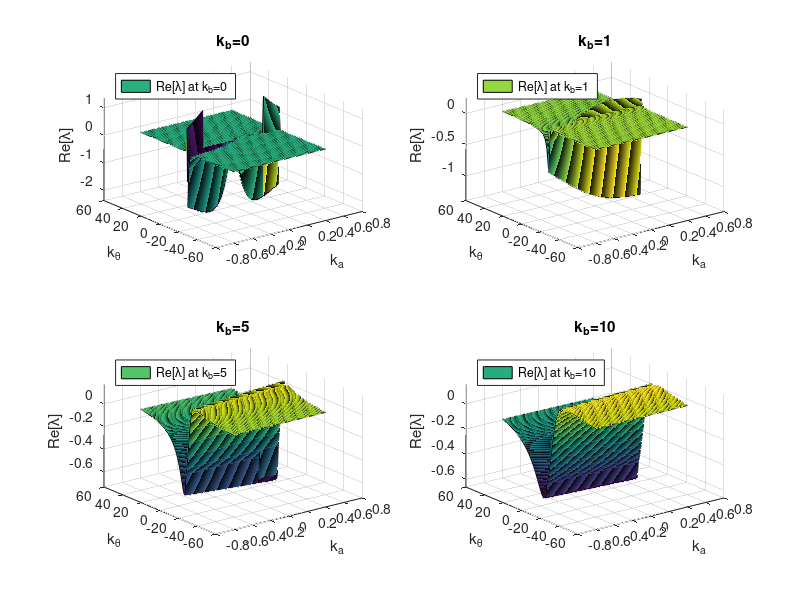

This chart was generated by the following MATLAB code:
clc
clear
% 用来算平凡解

%系数
% A=u_a^*
% B=\frac{1}{\rho\phi}
% C=\alpha
% D=k_a
% E=k_{\theta}
% F=k_b
% H=\frac{1}{h_2}
% X=\lambda - here is F
A=1;
B=1;
C=pi/6;

F=0;

G=1;

H=1;

%网格
L = 0.5;
x = linspace(-L,L,100);
y = linspace(-100*L,100*L,100);

[X,Y]=meshgrid(x,y);

%解的函数关系
UP=- ((F.^2 + Y.^2.*H.^2 + X.^2).*(real((- 8.*(F.^2 - sin(C).*F.*H.*1i + Y.^2.*H.^2 - cos(C).*X.*H.*1i + X.^2).*(2.*A.^2.*X.^2.*H.^2.*cos(C).^2 - 2.*A.^2.*X.^2.*F.^2 - 2.*Y.^4.*G.^2.*H.^4 - 2.*A.^2.*X.^4 + 4.*Y.^2.*G.^2.*H.^4.*cos(C).^2 + 4.*F.^2.*G.^2.*H.^2.*cos(C).^2 + 2.*X.^2.*G.^2.*H.^2.*sin(2.*C) + 2.*Y.^2.*G.^2.*H.^4.*sin(2.*C) + A.^2.*X.^3.*H.*cos(C).*4i - 2.*A.^2.*X.^2.*Y.^2.*H.^2 - 2.*X.^2.*Y.^2.*G.^2.*H.^2 - 2.*Y.^2.*F.^2.*G.^2.*H.^2 - 4.*A.*X.^3.*Y.*G.*H + X.*Y.^2.*G.^2.*H.^3.*cos(C).*4i - 4.*X.*F.*G.^2.*H.^2.*cos(C).^2 + Y.^2.*F.*G.^2.*H.^3.*cos(C).*4i + A.^2.*X.*F.*H.^2.*sin(2.*C) - 2.*X.*F.*G.^2.*H.^2.*sin(2.*C) - 4.*A.*X.*Y.^3.*G.*H.^3 + A.^2.*X.*F.^2.*H.*cos(C).*2i + A.^2.*X.^2.*F.*H.*sin(C).*2i + A.*X.^2.*Y.*G.*H.^2.*cos(C).*8i + 6.*A.*X.*Y.*G.*H.^3.*cos(C).^2 + A.*Y.*F.^2.*G.*H.^2.*cos(C).*2i + 2.*A.*X.*Y.*G.*H.^3.*sin(2.*C) + A.*Y.*F.*G.*H.^3.*sin(2.*C) - 4.*A.*X.*Y.*F.^2.*G.*H + A.*X.*Y.*F.*G.*H.^2.*cos(C).*4i + A.*X.*Y.*F.*G.*H.^2.*sin(C).*2i) + (A.*X.^3.*4i + A.*X.*F.^2.*4i + Y.^3.*G.*H.^3.*4i + A.*X.*Y.^2.*H.^2.*4i + 6.*A.*X.^2.*H.*cos(C) + 2.*A.*F.^2.*H.*cos(C) - A.*X.*H.^2.*cos(C).^2.*2i - Y.*G.*H.^3.*cos(C).^2.*4i - A.*F.*H.^2.*sin(2.*C).*1i - Y.*G.*H.^3.*sin(2.*C).*2i + X.^2.*Y.*G.*H.*4i + Y.*F.^2.*G.*H.*4i + 4.*A.*X.*F.*H.*sin(C) + 6.*X.*Y.*G.*H.^2.*cos(C) + 4.*Y.*F.*G.*H.^2.*cos(C) + 2.*Y.*F.*G.*H.^2.*sin(C)).^2).^(1./2))./2 + 3.*A.*X.^2.*H.*cos(C) + A.*F.^2.*H.*cos(C) + 2.*A.*X.*F.*H.*sin(C) + 3.*X.*Y.*G.*H.^2.*cos(C) + 2.*Y.*F.*G.*H.^2.*cos(C) + Y.*F.*G.*H.^2.*sin(C)))./(2.*((F.^2 + Y.^2.*H.^2 + X.^2).^2 + (X.*H.*cos(C) + F.*H.*sin(C)).^2)) + ((X.*H.*cos(C) + F.*H.*sin(C)).*(imag((- 8.*(F.^2 - sin(C).*F.*H.*1i + Y.^2.*H.^2 - cos(C).*X.*H.*1i + X.^2).*(2.*A.^2.*X.^2.*H.^2.*cos(C).^2 - 2.*A.^2.*X.^2.*F.^2 - 2.*Y.^4.*G.^2.*H.^4 - 2.*A.^2.*X.^4 + 4.*Y.^2.*G.^2.*H.^4.*cos(C).^2 + 4.*F.^2.*G.^2.*H.^2.*cos(C).^2 + 2.*X.^2.*G.^2.*H.^2.*sin(2.*C) + 2.*Y.^2.*G.^2.*H.^4.*sin(2.*C) + A.^2.*X.^3.*H.*cos(C).*4i - 2.*A.^2.*X.^2.*Y.^2.*H.^2 - 2.*X.^2.*Y.^2.*G.^2.*H.^2 - 2.*Y.^2.*F.^2.*G.^2.*H.^2 - 4.*A.*X.^3.*Y.*G.*H + X.*Y.^2.*G.^2.*H.^3.*cos(C).*4i - 4.*X.*F.*G.^2.*H.^2.*cos(C).^2 + Y.^2.*F.*G.^2.*H.^3.*cos(C).*4i + A.^2.*X.*F.*H.^2.*sin(2.*C) - 2.*X.*F.*G.^2.*H.^2.*sin(2.*C) - 4.*A.*X.*Y.^3.*G.*H.^3 + A.^2.*X.*F.^2.*H.*cos(C).*2i + A.^2.*X.^2.*F.*H.*sin(C).*2i + A.*X.^2.*Y.*G.*H.^2.*cos(C).*8i + 6.*A.*X.*Y.*G.*H.^3.*cos(C).^2 + A.*Y.*F.^2.*G.*H.^2.*cos(C).*2i + 2.*A.*X.*Y.*G.*H.^3.*sin(2.*C) + A.*Y.*F.*G.*H.^3.*sin(2.*C) - 4.*A.*X.*Y.*F.^2.*G.*H + A.*X.*Y.*F.*G.*H.^2.*cos(C).*4i + A.*X.*Y.*F.*G.*H.^2.*sin(C).*2i) + (A.*X.^3.*4i + A.*X.*F.^2.*4i + Y.^3.*G.*H.^3.*4i + A.*X.*Y.^2.*H.^2.*4i + 6.*A.*X.^2.*H.*cos(C) + 2.*A.*F.^2.*H.*cos(C) - A.*X.*H.^2.*cos(C).^2.*2i - Y.*G.*H.^3.*cos(C).^2.*4i - A.*F.*H.^2.*sin(2.*C).*1i - Y.*G.*H.^3.*sin(2.*C).*2i + X.^2.*Y.*G.*H.*4i + Y.*F.^2.*G.*H.*4i + 4.*A.*X.*F.*H.*sin(C) + 6.*X.*Y.*G.*H.^2.*cos(C) + 4.*Y.*F.*G.*H.^2.*cos(C) + 2.*Y.*F.*G.*H.^2.*sin(C)).^2).^(1./2))./2 + 2.*A.*X.^3 + 2.*A.*X.*F.^2 + 2.*Y.^3.*G.*H.^3 + 2.*A.*X.*Y.^2.*H.^2 - A.*X.*H.^2.*cos(C).^2 - 2.*Y.*G.*H.^3.*cos(C).^2 - (A.*F.*H.^2.*sin(2.*C))./2 - Y.*G.*H.^3.*sin(2.*C) + 2.*X.^2.*Y.*G.*H + 2.*Y.*F.^2.*G.*H))./(2.*((F.^2 + Y.^2.*H.^2 + X.^2).^2 + (X.*H.*cos(C) + F.*H.*sin(C)).^2));


%
subplot(2,2,1)
surf(X,Y,UP);

zlim([-inf,inf])

legend('Re[\lambda] at k_b=0','Location','northwest')

%colorbar;
xlabel('k_a')
ylabel('k_{\theta}')
zlabel('Re[\lambda]')
title('k_b=0')

%
F=1;

%解的函数关系
UP=- ((F.^2 + Y.^2.*H.^2 + X.^2).*(real((- 8.*(F.^2 - sin(C).*F.*H.*1i + Y.^2.*H.^2 - cos(C).*X.*H.*1i + X.^2).*(2.*A.^2.*X.^2.*H.^2.*cos(C).^2 - 2.*A.^2.*X.^2.*F.^2 - 2.*Y.^4.*G.^2.*H.^4 - 2.*A.^2.*X.^4 + 4.*Y.^2.*G.^2.*H.^4.*cos(C).^2 + 4.*F.^2.*G.^2.*H.^2.*cos(C).^2 + 2.*X.^2.*G.^2.*H.^2.*sin(2.*C) + 2.*Y.^2.*G.^2.*H.^4.*sin(2.*C) + A.^2.*X.^3.*H.*cos(C).*4i - 2.*A.^2.*X.^2.*Y.^2.*H.^2 - 2.*X.^2.*Y.^2.*G.^2.*H.^2 - 2.*Y.^2.*F.^2.*G.^2.*H.^2 - 4.*A.*X.^3.*Y.*G.*H + X.*Y.^2.*G.^2.*H.^3.*cos(C).*4i - 4.*X.*F.*G.^2.*H.^2.*cos(C).^2 + Y.^2.*F.*G.^2.*H.^3.*cos(C).*4i + A.^2.*X.*F.*H.^2.*sin(2.*C) - 2.*X.*F.*G.^2.*H.^2.*sin(2.*C) - 4.*A.*X.*Y.^3.*G.*H.^3 + A.^2.*X.*F.^2.*H.*cos(C).*2i + A.^2.*X.^2.*F.*H.*sin(C).*2i + A.*X.^2.*Y.*G.*H.^2.*cos(C).*8i + 6.*A.*X.*Y.*G.*H.^3.*cos(C).^2 + A.*Y.*F.^2.*G.*H.^2.*cos(C).*2i + 2.*A.*X.*Y.*G.*H.^3.*sin(2.*C) + A.*Y.*F.*G.*H.^3.*sin(2.*C) - 4.*A.*X.*Y.*F.^2.*G.*H + A.*X.*Y.*F.*G.*H.^2.*cos(C).*4i + A.*X.*Y.*F.*G.*H.^2.*sin(C).*2i) + (A.*X.^3.*4i + A.*X.*F.^2.*4i + Y.^3.*G.*H.^3.*4i + A.*X.*Y.^2.*H.^2.*4i + 6.*A.*X.^2.*H.*cos(C) + 2.*A.*F.^2.*H.*cos(C) - A.*X.*H.^2.*cos(C).^2.*2i - Y.*G.*H.^3.*cos(C).^2.*4i - A.*F.*H.^2.*sin(2.*C).*1i - Y.*G.*H.^3.*sin(2.*C).*2i + X.^2.*Y.*G.*H.*4i + Y.*F.^2.*G.*H.*4i + 4.*A.*X.*F.*H.*sin(C) + 6.*X.*Y.*G.*H.^2.*cos(C) + 4.*Y.*F.*G.*H.^2.*cos(C) + 2.*Y.*F.*G.*H.^2.*sin(C)).^2).^(1./2))./2 + 3.*A.*X.^2.*H.*cos(C) + A.*F.^2.*H.*cos(C) + 2.*A.*X.*F.*H.*sin(C) + 3.*X.*Y.*G.*H.^2.*cos(C) + 2.*Y.*F.*G.*H.^2.*cos(C) + Y.*F.*G.*H.^2.*sin(C)))./(2.*((F.^2 + Y.^2.*H.^2 + X.^2).^2 + (X.*H.*cos(C) + F.*H.*sin(C)).^2)) + ((X.*H.*cos(C) + F.*H.*sin(C)).*(imag((- 8.*(F.^2 - sin(C).*F.*H.*1i + Y.^2.*H.^2 - cos(C).*X.*H.*1i + X.^2).*(2.*A.^2.*X.^2.*H.^2.*cos(C).^2 - 2.*A.^2.*X.^2.*F.^2 - 2.*Y.^4.*G.^2.*H.^4 - 2.*A.^2.*X.^4 + 4.*Y.^2.*G.^2.*H.^4.*cos(C).^2 + 4.*F.^2.*G.^2.*H.^2.*cos(C).^2 + 2.*X.^2.*G.^2.*H.^2.*sin(2.*C) + 2.*Y.^2.*G.^2.*H.^4.*sin(2.*C) + A.^2.*X.^3.*H.*cos(C).*4i - 2.*A.^2.*X.^2.*Y.^2.*H.^2 - 2.*X.^2.*Y.^2.*G.^2.*H.^2 - 2.*Y.^2.*F.^2.*G.^2.*H.^2 - 4.*A.*X.^3.*Y.*G.*H + X.*Y.^2.*G.^2.*H.^3.*cos(C).*4i - 4.*X.*F.*G.^2.*H.^2.*cos(C).^2 + Y.^2.*F.*G.^2.*H.^3.*cos(C).*4i + A.^2.*X.*F.*H.^2.*sin(2.*C) - 2.*X.*F.*G.^2.*H.^2.*sin(2.*C) - 4.*A.*X.*Y.^3.*G.*H.^3 + A.^2.*X.*F.^2.*H.*cos(C).*2i + A.^2.*X.^2.*F.*H.*sin(C).*2i + A.*X.^2.*Y.*G.*H.^2.*cos(C).*8i + 6.*A.*X.*Y.*G.*H.^3.*cos(C).^2 + A.*Y.*F.^2.*G.*H.^2.*cos(C).*2i + 2.*A.*X.*Y.*G.*H.^3.*sin(2.*C) + A.*Y.*F.*G.*H.^3.*sin(2.*C) - 4.*A.*X.*Y.*F.^2.*G.*H + A.*X.*Y.*F.*G.*H.^2.*cos(C).*4i + A.*X.*Y.*F.*G.*H.^2.*sin(C).*2i) + (A.*X.^3.*4i + A.*X.*F.^2.*4i + Y.^3.*G.*H.^3.*4i + A.*X.*Y.^2.*H.^2.*4i + 6.*A.*X.^2.*H.*cos(C) + 2.*A.*F.^2.*H.*cos(C) - A.*X.*H.^2.*cos(C).^2.*2i - Y.*G.*H.^3.*cos(C).^2.*4i - A.*F.*H.^2.*sin(2.*C).*1i - Y.*G.*H.^3.*sin(2.*C).*2i + X.^2.*Y.*G.*H.*4i + Y.*F.^2.*G.*H.*4i + 4.*A.*X.*F.*H.*sin(C) + 6.*X.*Y.*G.*H.^2.*cos(C) + 4.*Y.*F.*G.*H.^2.*cos(C) + 2.*Y.*F.*G.*H.^2.*sin(C)).^2).^(1./2))./2 + 2.*A.*X.^3 + 2.*A.*X.*F.^2 + 2.*Y.^3.*G.*H.^3 + 2.*A.*X.*Y.^2.*H.^2 - A.*X.*H.^2.*cos(C).^2 - 2.*Y.*G.*H.^3.*cos(C).^2 - (A.*F.*H.^2.*sin(2.*C))./2 - Y.*G.*H.^3.*sin(2.*C) + 2.*X.^2.*Y.*G.*H + 2.*Y.*F.^2.*G.*H))./(2.*((F.^2 + Y.^2.*H.^2 + X.^2).^2 + (X.*H.*cos(C) + F.*H.*sin(C)).^2));


%
subplot(2,2,2)
surf(X,Y,UP);

zlim([-inf,inf])

legend('Re[\lambda] at k_b=1','Location','northwest')

%colorbar;
xlabel('k_a')
ylabel('k_{\theta}')
zlabel('Re[\lambda]')
title('k_b=1')

%
F=5;

%解的函数关系
UP=- ((F.^2 + Y.^2.*H.^2 + X.^2).*(real((- 8.*(F.^2 - sin(C).*F.*H.*1i + Y.^2.*H.^2 - cos(C).*X.*H.*1i + X.^2).*(2.*A.^2.*X.^2.*H.^2.*cos(C).^2 - 2.*A.^2.*X.^2.*F.^2 - 2.*Y.^4.*G.^2.*H.^4 - 2.*A.^2.*X.^4 + 4.*Y.^2.*G.^2.*H.^4.*cos(C).^2 + 4.*F.^2.*G.^2.*H.^2.*cos(C).^2 + 2.*X.^2.*G.^2.*H.^2.*sin(2.*C) + 2.*Y.^2.*G.^2.*H.^4.*sin(2.*C) + A.^2.*X.^3.*H.*cos(C).*4i - 2.*A.^2.*X.^2.*Y.^2.*H.^2 - 2.*X.^2.*Y.^2.*G.^2.*H.^2 - 2.*Y.^2.*F.^2.*G.^2.*H.^2 - 4.*A.*X.^3.*Y.*G.*H + X.*Y.^2.*G.^2.*H.^3.*cos(C).*4i - 4.*X.*F.*G.^2.*H.^2.*cos(C).^2 + Y.^2.*F.*G.^2.*H.^3.*cos(C).*4i + A.^2.*X.*F.*H.^2.*sin(2.*C) - 2.*X.*F.*G.^2.*H.^2.*sin(2.*C) - 4.*A.*X.*Y.^3.*G.*H.^3 + A.^2.*X.*F.^2.*H.*cos(C).*2i + A.^2.*X.^2.*F.*H.*sin(C).*2i + A.*X.^2.*Y.*G.*H.^2.*cos(C).*8i + 6.*A.*X.*Y.*G.*H.^3.*cos(C).^2 + A.*Y.*F.^2.*G.*H.^2.*cos(C).*2i + 2.*A.*X.*Y.*G.*H.^3.*sin(2.*C) + A.*Y.*F.*G.*H.^3.*sin(2.*C) - 4.*A.*X.*Y.*F.^2.*G.*H + A.*X.*Y.*F.*G.*H.^2.*cos(C).*4i + A.*X.*Y.*F.*G.*H.^2.*sin(C).*2i) + (A.*X.^3.*4i + A.*X.*F.^2.*4i + Y.^3.*G.*H.^3.*4i + A.*X.*Y.^2.*H.^2.*4i + 6.*A.*X.^2.*H.*cos(C) + 2.*A.*F.^2.*H.*cos(C) - A.*X.*H.^2.*cos(C).^2.*2i - Y.*G.*H.^3.*cos(C).^2.*4i - A.*F.*H.^2.*sin(2.*C).*1i - Y.*G.*H.^3.*sin(2.*C).*2i + X.^2.*Y.*G.*H.*4i + Y.*F.^2.*G.*H.*4i + 4.*A.*X.*F.*H.*sin(C) + 6.*X.*Y.*G.*H.^2.*cos(C) + 4.*Y.*F.*G.*H.^2.*cos(C) + 2.*Y.*F.*G.*H.^2.*sin(C)).^2).^(1./2))./2 + 3.*A.*X.^2.*H.*cos(C) + A.*F.^2.*H.*cos(C) + 2.*A.*X.*F.*H.*sin(C) + 3.*X.*Y.*G.*H.^2.*cos(C) + 2.*Y.*F.*G.*H.^2.*cos(C) + Y.*F.*G.*H.^2.*sin(C)))./(2.*((F.^2 + Y.^2.*H.^2 + X.^2).^2 + (X.*H.*cos(C) + F.*H.*sin(C)).^2)) + ((X.*H.*cos(C) + F.*H.*sin(C)).*(imag((- 8.*(F.^2 - sin(C).*F.*H.*1i + Y.^2.*H.^2 - cos(C).*X.*H.*1i + X.^2).*(2.*A.^2.*X.^2.*H.^2.*cos(C).^2 - 2.*A.^2.*X.^2.*F.^2 - 2.*Y.^4.*G.^2.*H.^4 - 2.*A.^2.*X.^4 + 4.*Y.^2.*G.^2.*H.^4.*cos(C).^2 + 4.*F.^2.*G.^2.*H.^2.*cos(C).^2 + 2.*X.^2.*G.^2.*H.^2.*sin(2.*C) + 2.*Y.^2.*G.^2.*H.^4.*sin(2.*C) + A.^2.*X.^3.*H.*cos(C).*4i - 2.*A.^2.*X.^2.*Y.^2.*H.^2 - 2.*X.^2.*Y.^2.*G.^2.*H.^2 - 2.*Y.^2.*F.^2.*G.^2.*H.^2 - 4.*A.*X.^3.*Y.*G.*H + X.*Y.^2.*G.^2.*H.^3.*cos(C).*4i - 4.*X.*F.*G.^2.*H.^2.*cos(C).^2 + Y.^2.*F.*G.^2.*H.^3.*cos(C).*4i + A.^2.*X.*F.*H.^2.*sin(2.*C) - 2.*X.*F.*G.^2.*H.^2.*sin(2.*C) - 4.*A.*X.*Y.^3.*G.*H.^3 + A.^2.*X.*F.^2.*H.*cos(C).*2i + A.^2.*X.^2.*F.*H.*sin(C).*2i + A.*X.^2.*Y.*G.*H.^2.*cos(C).*8i + 6.*A.*X.*Y.*G.*H.^3.*cos(C).^2 + A.*Y.*F.^2.*G.*H.^2.*cos(C).*2i + 2.*A.*X.*Y.*G.*H.^3.*sin(2.*C) + A.*Y.*F.*G.*H.^3.*sin(2.*C) - 4.*A.*X.*Y.*F.^2.*G.*H + A.*X.*Y.*F.*G.*H.^2.*cos(C).*4i + A.*X.*Y.*F.*G.*H.^2.*sin(C).*2i) + (A.*X.^3.*4i + A.*X.*F.^2.*4i + Y.^3.*G.*H.^3.*4i + A.*X.*Y.^2.*H.^2.*4i + 6.*A.*X.^2.*H.*cos(C) + 2.*A.*F.^2.*H.*cos(C) - A.*X.*H.^2.*cos(C).^2.*2i - Y.*G.*H.^3.*cos(C).^2.*4i - A.*F.*H.^2.*sin(2.*C).*1i - Y.*G.*H.^3.*sin(2.*C).*2i + X.^2.*Y.*G.*H.*4i + Y.*F.^2.*G.*H.*4i + 4.*A.*X.*F.*H.*sin(C) + 6.*X.*Y.*G.*H.^2.*cos(C) + 4.*Y.*F.*G.*H.^2.*cos(C) + 2.*Y.*F.*G.*H.^2.*sin(C)).^2).^(1./2))./2 + 2.*A.*X.^3 + 2.*A.*X.*F.^2 + 2.*Y.^3.*G.*H.^3 + 2.*A.*X.*Y.^2.*H.^2 - A.*X.*H.^2.*cos(C).^2 - 2.*Y.*G.*H.^3.*cos(C).^2 - (A.*F.*H.^2.*sin(2.*C))./2 - Y.*G.*H.^3.*sin(2.*C) + 2.*X.^2.*Y.*G.*H + 2.*Y.*F.^2.*G.*H))./(2.*((F.^2 + Y.^2.*H.^2 + X.^2).^2 + (X.*H.*cos(C) + F.*H.*sin(C)).^2));


%
subplot(2,2,3)
surf(X,Y,UP);

zlim([-inf,inf])

legend('Re[\lambda] at k_b=5','Location','northwest')

%colorbar;
xlabel('k_a')
ylabel('k_{\theta}')
zlabel('Re[\lambda]')
title('k_b=5')

%
F=10;

%解的函数关系
UP=- ((F.^2 + Y.^2.*H.^2 + X.^2).*(real((- 8.*(F.^2 - sin(C).*F.*H.*1i + Y.^2.*H.^2 - cos(C).*X.*H.*1i + X.^2).*(2.*A.^2.*X.^2.*H.^2.*cos(C).^2 - 2.*A.^2.*X.^2.*F.^2 - 2.*Y.^4.*G.^2.*H.^4 - 2.*A.^2.*X.^4 + 4.*Y.^2.*G.^2.*H.^4.*cos(C).^2 + 4.*F.^2.*G.^2.*H.^2.*cos(C).^2 + 2.*X.^2.*G.^2.*H.^2.*sin(2.*C) + 2.*Y.^2.*G.^2.*H.^4.*sin(2.*C) + A.^2.*X.^3.*H.*cos(C).*4i - 2.*A.^2.*X.^2.*Y.^2.*H.^2 - 2.*X.^2.*Y.^2.*G.^2.*H.^2 - 2.*Y.^2.*F.^2.*G.^2.*H.^2 - 4.*A.*X.^3.*Y.*G.*H + X.*Y.^2.*G.^2.*H.^3.*cos(C).*4i - 4.*X.*F.*G.^2.*H.^2.*cos(C).^2 + Y.^2.*F.*G.^2.*H.^3.*cos(C).*4i + A.^2.*X.*F.*H.^2.*sin(2.*C) - 2.*X.*F.*G.^2.*H.^2.*sin(2.*C) - 4.*A.*X.*Y.^3.*G.*H.^3 + A.^2.*X.*F.^2.*H.*cos(C).*2i + A.^2.*X.^2.*F.*H.*sin(C).*2i + A.*X.^2.*Y.*G.*H.^2.*cos(C).*8i + 6.*A.*X.*Y.*G.*H.^3.*cos(C).^2 + A.*Y.*F.^2.*G.*H.^2.*cos(C).*2i + 2.*A.*X.*Y.*G.*H.^3.*sin(2.*C) + A.*Y.*F.*G.*H.^3.*sin(2.*C) - 4.*A.*X.*Y.*F.^2.*G.*H + A.*X.*Y.*F.*G.*H.^2.*cos(C).*4i + A.*X.*Y.*F.*G.*H.^2.*sin(C).*2i) + (A.*X.^3.*4i + A.*X.*F.^2.*4i + Y.^3.*G.*H.^3.*4i + A.*X.*Y.^2.*H.^2.*4i + 6.*A.*X.^2.*H.*cos(C) + 2.*A.*F.^2.*H.*cos(C) - A.*X.*H.^2.*cos(C).^2.*2i - Y.*G.*H.^3.*cos(C).^2.*4i - A.*F.*H.^2.*sin(2.*C).*1i - Y.*G.*H.^3.*sin(2.*C).*2i + X.^2.*Y.*G.*H.*4i + Y.*F.^2.*G.*H.*4i + 4.*A.*X.*F.*H.*sin(C) + 6.*X.*Y.*G.*H.^2.*cos(C) + 4.*Y.*F.*G.*H.^2.*cos(C) + 2.*Y.*F.*G.*H.^2.*sin(C)).^2).^(1./2))./2 + 3.*A.*X.^2.*H.*cos(C) + A.*F.^2.*H.*cos(C) + 2.*A.*X.*F.*H.*sin(C) + 3.*X.*Y.*G.*H.^2.*cos(C) + 2.*Y.*F.*G.*H.^2.*cos(C) + Y.*F.*G.*H.^2.*sin(C)))./(2.*((F.^2 + Y.^2.*H.^2 + X.^2).^2 + (X.*H.*cos(C) + F.*H.*sin(C)).^2)) + ((X.*H.*cos(C) + F.*H.*sin(C)).*(imag((- 8.*(F.^2 - sin(C).*F.*H.*1i + Y.^2.*H.^2 - cos(C).*X.*H.*1i + X.^2).*(2.*A.^2.*X.^2.*H.^2.*cos(C).^2 - 2.*A.^2.*X.^2.*F.^2 - 2.*Y.^4.*G.^2.*H.^4 - 2.*A.^2.*X.^4 + 4.*Y.^2.*G.^2.*H.^4.*cos(C).^2 + 4.*F.^2.*G.^2.*H.^2.*cos(C).^2 + 2.*X.^2.*G.^2.*H.^2.*sin(2.*C) + 2.*Y.^2.*G.^2.*H.^4.*sin(2.*C) + A.^2.*X.^3.*H.*cos(C).*4i - 2.*A.^2.*X.^2.*Y.^2.*H.^2 - 2.*X.^2.*Y.^2.*G.^2.*H.^2 - 2.*Y.^2.*F.^2.*G.^2.*H.^2 - 4.*A.*X.^3.*Y.*G.*H + X.*Y.^2.*G.^2.*H.^3.*cos(C).*4i - 4.*X.*F.*G.^2.*H.^2.*cos(C).^2 + Y.^2.*F.*G.^2.*H.^3.*cos(C).*4i + A.^2.*X.*F.*H.^2.*sin(2.*C) - 2.*X.*F.*G.^2.*H.^2.*sin(2.*C) - 4.*A.*X.*Y.^3.*G.*H.^3 + A.^2.*X.*F.^2.*H.*cos(C).*2i + A.^2.*X.^2.*F.*H.*sin(C).*2i + A.*X.^2.*Y.*G.*H.^2.*cos(C).*8i + 6.*A.*X.*Y.*G.*H.^3.*cos(C).^2 + A.*Y.*F.^2.*G.*H.^2.*cos(C).*2i + 2.*A.*X.*Y.*G.*H.^3.*sin(2.*C) + A.*Y.*F.*G.*H.^3.*sin(2.*C) - 4.*A.*X.*Y.*F.^2.*G.*H + A.*X.*Y.*F.*G.*H.^2.*cos(C).*4i + A.*X.*Y.*F.*G.*H.^2.*sin(C).*2i) + (A.*X.^3.*4i + A.*X.*F.^2.*4i + Y.^3.*G.*H.^3.*4i + A.*X.*Y.^2.*H.^2.*4i + 6.*A.*X.^2.*H.*cos(C) + 2.*A.*F.^2.*H.*cos(C) - A.*X.*H.^2.*cos(C).^2.*2i - Y.*G.*H.^3.*cos(C).^2.*4i - A.*F.*H.^2.*sin(2.*C).*1i - Y.*G.*H.^3.*sin(2.*C).*2i + X.^2.*Y.*G.*H.*4i + Y.*F.^2.*G.*H.*4i + 4.*A.*X.*F.*H.*sin(C) + 6.*X.*Y.*G.*H.^2.*cos(C) + 4.*Y.*F.*G.*H.^2.*cos(C) + 2.*Y.*F.*G.*H.^2.*sin(C)).^2).^(1./2))./2 + 2.*A.*X.^3 + 2.*A.*X.*F.^2 + 2.*Y.^3.*G.*H.^3 + 2.*A.*X.*Y.^2.*H.^2 - A.*X.*H.^2.*cos(C).^2 - 2.*Y.*G.*H.^3.*cos(C).^2 - (A.*F.*H.^2.*sin(2.*C))./2 - Y.*G.*H.^3.*sin(2.*C) + 2.*X.^2.*Y.*G.*H + 2.*Y.*F.^2.*G.*H))./(2.*((F.^2 + Y.^2.*H.^2 + X.^2).^2 + (X.*H.*cos(C) + F.*H.*sin(C)).^2));


%
subplot(2,2,4)
surf(X,Y,UP);

zlim([-inf,inf])

legend('Re[\lambda] at k_b=10','Location','northwest')

%colorbar;
xlabel('k_a')
ylabel('k_{\theta}')
zlabel('Re[\lambda]')
title('k_b=10')


%title('Comparison of characteristic planes between real-state and base-state','FontSize',30)